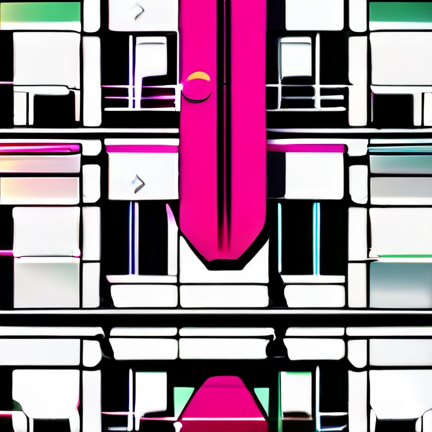

Python code for this plot:
"""
Test SDXL mit 1024x1024 Auflösung
"""
import sys
import os
from pathlib import Path

sys.path.insert(0, str(Path(__file__).parent / "backend"))

def test_sdxl_1024():
    """Testet SDXL mit voller 1024x1024 Auflösung"""
    
    print("=" * 70)
    print("SDXL Test - 1024x1024 Auflösung")
    print("=" * 70)
    
    try:
        from image_manager import ImageManager
        from datetime import datetime
        
        print("\n[1/4] Initialisiere Image Manager...")
        manager = ImageManager(config_path="config.json")
        
        print("\n[2/4] Lade SDXL...")
        success = manager.load_model("sdxl-base-1.0")
        if not success:
            print("[FEHLER] Modell konnte nicht geladen werden!")
            return False
        print("      [OK]")
        
        print("\n[3/4] Generiere 1024x1024 Bild...")
        print("      Prompt: 'A futuristic cityscape at night'")
        
        result = manager.generate_image(
            prompt="A futuristic cityscape at night with neon lights, cyberpunk style, highly detailed, photorealistic, 8k quality",
            negative_prompt="blurry, low quality, distorted, oversaturated",
            width=1024,
            height=1024,
            num_inference_steps=25,
            guidance_scale=7.5
        )
        
        if result is None:
            print("[FEHLER] Generierung fehlgeschlagen!")
            return False
        
        # Extrahiere Bild und Info
        if isinstance(result, dict):
            image = result.get("image")
            width = result.get("width", 1024)
            height = result.get("height", 1024)
            auto_resized = result.get("auto_resized", False)
        else:
            image = result
            width, height = 1024, 1024
            auto_resized = False
        
        print(f"      [OK] Generiert: {width}x{height}")
        if auto_resized:
            print(f"      [INFO] Aufloesung angepasst wegen GPU-Speicher")
        
        print("\n[4/4] Speichere Bild...")
        
        timestamp = datetime.now().strftime("%Y%m%d_%H%M%S")
        
        # Speichere an zwei Orten
        output1 = Path(f"G:/KI Modelle/image/test_outputs/sdxl_1024_{timestamp}.png")
        output2 = Path("test_sdxl_1024.png")
        
        output1.parent.mkdir(parents=True, exist_ok=True)
        
        image.save(output1, "PNG", optimize=True)
        image.save(output2, "PNG", optimize=True)
        
        size1 = output1.stat().st_size / 1024
        size2 = output2.stat().st_size / 1024
        
        print(f"      [OK] Gespeichert:")
        print(f"           1. {output1} ({size1:.1f} KB)")
        print(f"           2. {output2} ({size2:.1f} KB)")
        
        print("\n" + "=" * 70)
        print("[SUCCESS] 1024x1024 TESTBILD ERFOLGREICH!")
        print("=" * 70)
        print(f"\nErgebnis:")
        print(f"  Aufloesung:     {width}x{height}")
        print(f"  Auto-Resize:    {'Ja' if auto_resized else 'Nein'}")
        print(f"  Ausgabe 1:      {output1}")
        print(f"  Ausgabe 2:      {output2}")
        
        return True
        
    except Exception as e:
        print(f"\n[FEHLER] {e}")
        import traceback
        traceback.print_exc()
        return False

if __name__ == "__main__":
    success = test_sdxl_1024()
    sys.exit(0 if success else 1)

